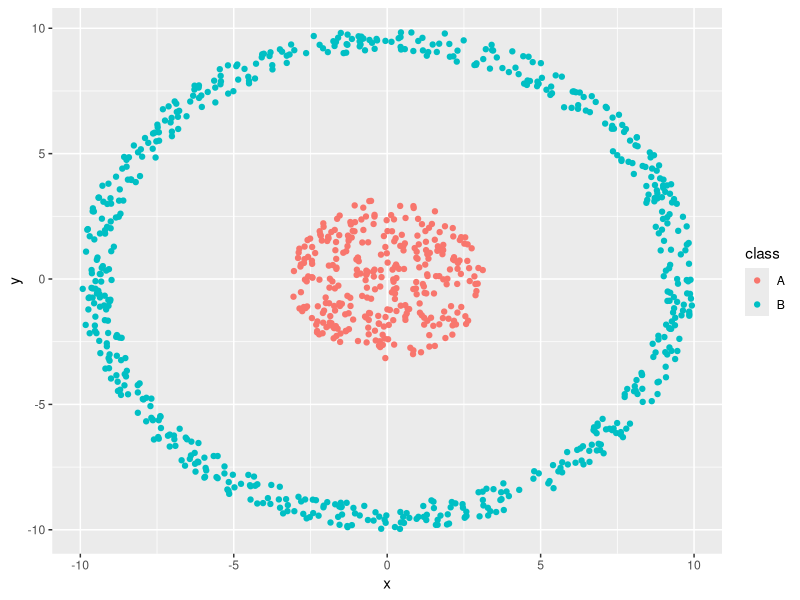
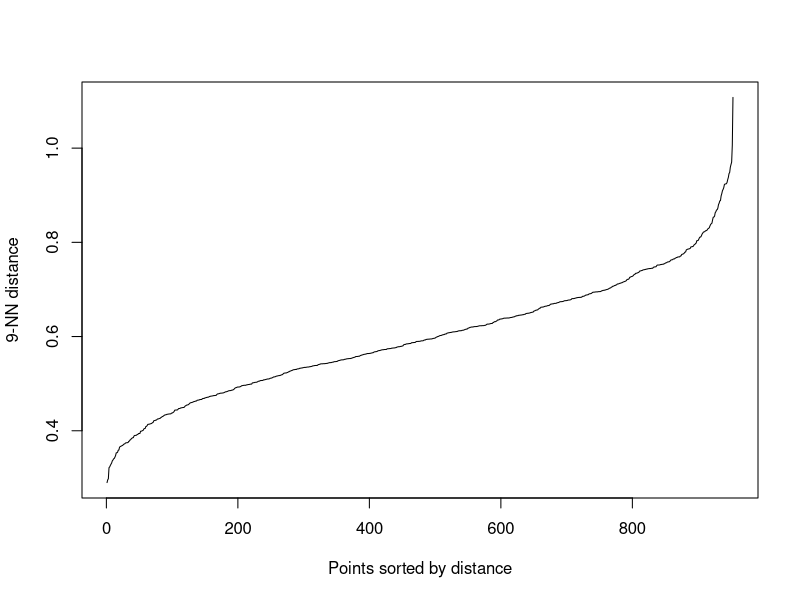
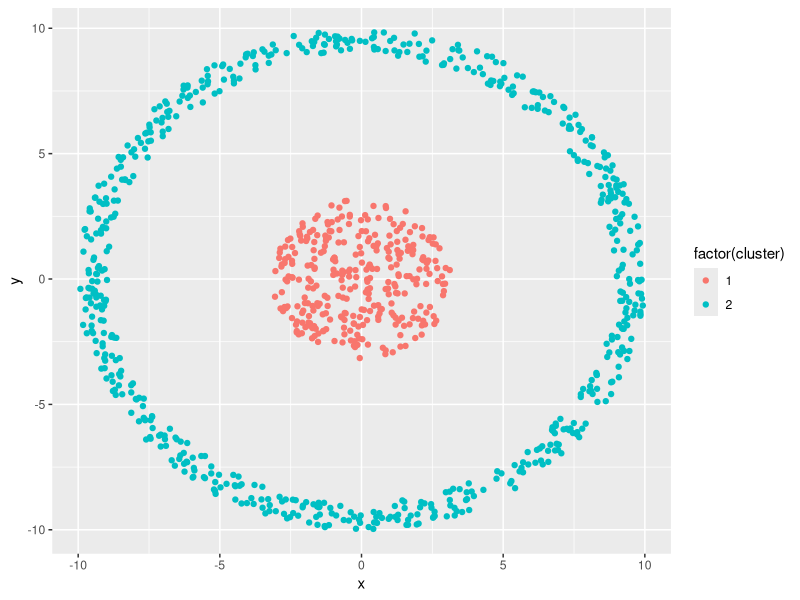
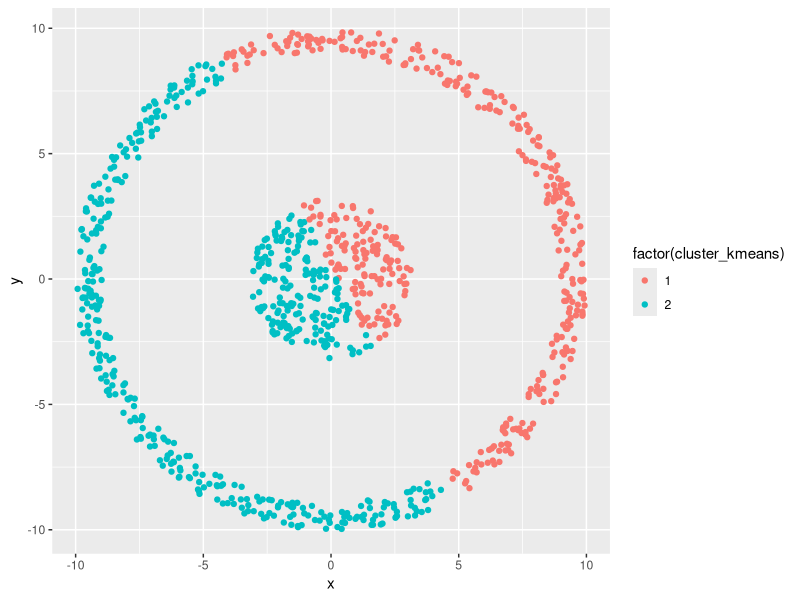

Recreate these plots in R, in order.
## ---- chunk 1
knitr::opts_chunk$set(echo = TRUE, warning = F)
## ---- chunk 2
suppressPackageStartupMessages(library(dplyr))
suppressPackageStartupMessages(library(ggplot2))
suppressPackageStartupMessages(library(dbscan))
## ---- chunk 3
set.seed(123)
n_points <- 4000

df <- tibble(x = runif(n = n_points, min = -10, max = 10),
             y = runif(n = n_points, min = -10, max = 10),
             z = x^2+y^2) %>% 
  mutate(class = ifelse(z < 10, "A", "B")) %>% 
  mutate(class = as.factor(class)) %>% 
  filter((z <10) | (z > 80 & z < 100))
## ---- chunk 4
g <- ggplot(df, aes(x, y, col = class))
g <- g + geom_point()
g
## ---- chunk 5
df_mat <- as.matrix(df[, 1:2])
## ---- chunk 6
kNNdistplot(df_mat, k = 9)
## ---- chunk 7
epsilon <- 0.9
min_points <- 9

dbscan_result <- dbscan(x = df_mat, 
                        eps = epsilon, 
                        minPts = min_points)

df$cluster <- dbscan_result$cluster

g <- ggplot(df, aes(x, y, col = factor(cluster)))
g <- g + geom_point()
g
## ---- chunk 8
kmeans_cluster <- kmeans(x = df[, 1:2], centers = 2)
df$cluster_kmeans <- kmeans_cluster$cluster
g <- ggplot(df, aes(x, y, col = factor(cluster_kmeans)))
g <- g + geom_point()
g
